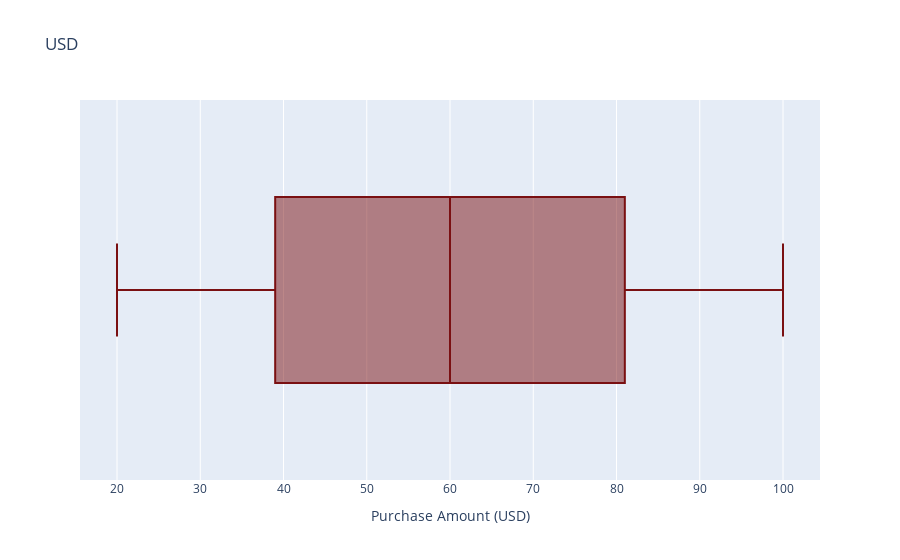

The notebook cell this image was saved under:
### Code cell
fig=px.box(data,x='Purchase Amount (USD)',title='USD',color_discrete_sequence=["#7A1012"])
#SHOW THE PLOT
fig.show()

### Figure 1 — Plotly figure (JSON) as saved in the notebook; plotly's stock layout.template omitted (floating-point values rounded to 4 significant figures; data arrays with more than 128 entries replaced by an {"elided": "..."} marker saying what was removed)
{"data": [{"alignmentgroup": "True", "hovertemplate": "Purchase Amount (USD)=%{x}<extra></extra>", "legendgroup": "", "marker": {"color": "#7A1012"}, "name": "", "notched": false, "offsetgroup": "", "orientation": "h", "showlegend": false, "type": "box", "x": {"elided": "3900 int values"}, "x0": " ", "xaxis": "x", "y0": " ", "yaxis": "y"}], "layout": {"boxmode": "group", "legend": {"tracegroupgap": 0}, "title": {"text": "USD"}, "xaxis": {"anchor": "y", "domain": [0, 1], "title": {"text": "Purchase Amount (USD)"}}, "yaxis": {"anchor": "x", "domain": [0, 1]}}}
